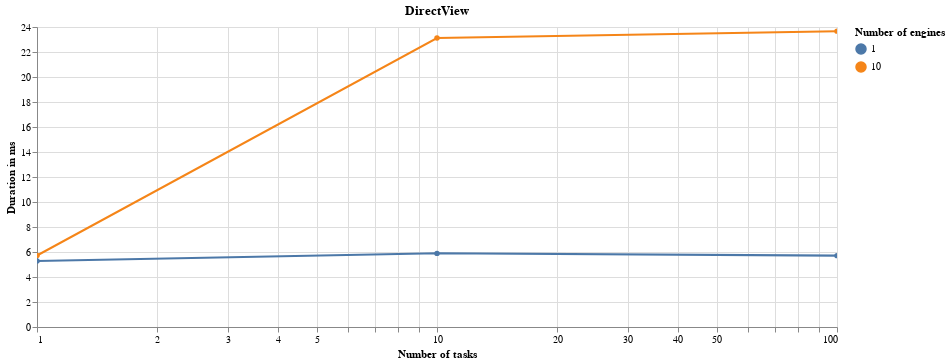
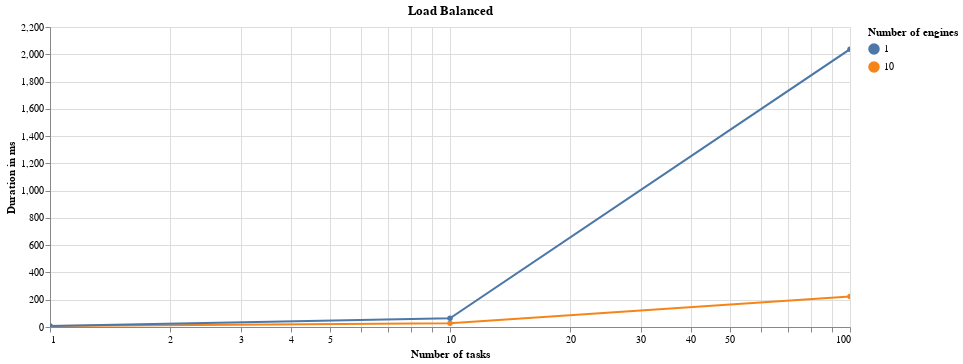
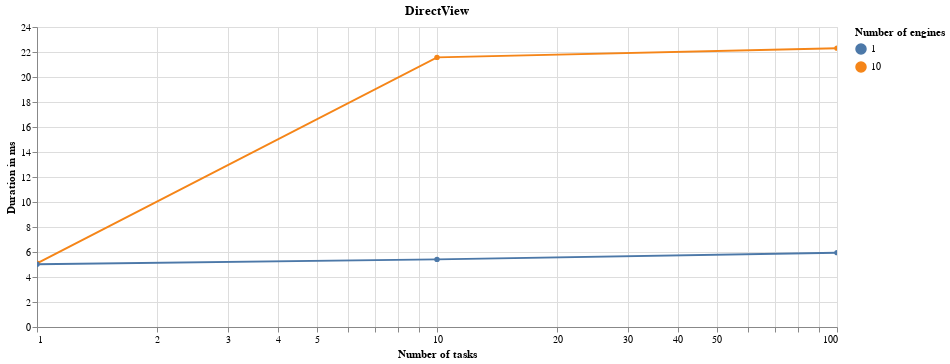
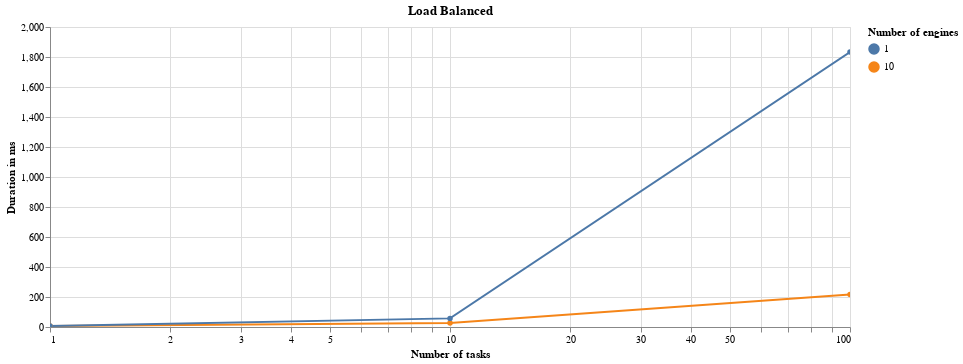

Here is the notebook cell these charts were saved with, in order:
### Code cell
source = get_time_n_tasks_source(benchmark_results)
for delay, result_for_delay in source.items():
    display(Markdown(f'### With a delay of {ms_to_seconds(delay)}s. :'))
    
    for core_num, results in sorted(result_for_delay.items(), key=lambda key: key[0]):            
        display(Markdown(f'#### {core_num} cores:'))
        alt.Chart(
            pd.DataFrame(results['direct_view'])
        ).mark_line(point=True).encode(
            alt.X(
                'Number of tasks',
                scale=alt.Scale(type='log')
            ),
            y='Duration in ms',
            color='Number of engines:N',
            tooltip='Duration in ms'            
        ).properties(
            title=f'DirectView',
            width=800
        ).interactive().display(renderer='svg')
        
        alt.Chart(
            pd.DataFrame(results['load_balanced'])
        ).mark_line(point=True).encode(
            alt.X(
                'Number of tasks',
                scale=alt.Scale(type='log')
            ),
            y='Duration in ms',
            color='Number of engines:N',
            tooltip='Duration in ms'            
        ).properties(
            title=f'Load Balanced',
            width=800
        ).interactive().display(renderer='svg')

### Figure 1 — Vega-Lite specification as saved in the notebook (floating-point values rounded to 4 significant figures)
{"$schema": "https://vega.github.io/schema/vega-lite/v3.4.0.json", "config": {"mark": {"tooltip": null}, "view": {"height": 300, "width": 400}}, "data": {"name": "data-f16768ab884d26859c23a307622c42a7"}, "datasets": {"data-f16768ab884d26859c23a307622c42a7": [{"Duration in ms": 5.72, "Number of engines": 10, "Number of tasks": 1}, {"Duration in ms": 23.12, "Number of engines": 10, "Number of tasks": 10}, {"Duration in ms": 23.67, "Number of engines": 10, "Number of tasks": 100}, {"Duration in ms": 5.28, "Number of engines": 1, "Number of tasks": 1}, {"Duration in ms": 5.89, "Number of engines": 1, "Number of tasks": 10}, {"Duration in ms": 5.71, "Number of engines": 1, "Number of tasks": 100}]}, "encoding": {"color": {"field": "Number of engines", "type": "nominal"}, "tooltip": {"field": "Duration in ms", "type": "quantitative"}, "x": {"field": "Number of tasks", "scale": {"type": "log"}, "type": "quantitative"}, "y": {"field": "Duration in ms", "type": "quantitative"}}, "mark": {"point": true, "type": "line"}, "selection": {"selector025": {"bind": "scales", "encodings": ["x", "y"], "type": "interval"}}, "title": "DirectView", "width": 800}

### Figure 2 — Vega-Lite specification as saved in the notebook (floating-point values rounded to 4 significant figures)
{"$schema": "https://vega.github.io/schema/vega-lite/v3.4.0.json", "config": {"mark": {"tooltip": null}, "view": {"height": 300, "width": 400}}, "data": {"name": "data-3266fbbbf1e794218450cdf1a36ca153"}, "datasets": {"data-3266fbbbf1e794218450cdf1a36ca153": [{"Duration in ms": 7.44, "Number of engines": 10, "Number of tasks": 1}, {"Duration in ms": 27.44, "Number of engines": 10, "Number of tasks": 10}, {"Duration in ms": 224.0, "Number of engines": 10, "Number of tasks": 100}, {"Duration in ms": 7.64, "Number of engines": 1, "Number of tasks": 1}, {"Duration in ms": 64.28, "Number of engines": 1, "Number of tasks": 10}, {"Duration in ms": 2037.0, "Number of engines": 1, "Number of tasks": 100}]}, "encoding": {"color": {"field": "Number of engines", "type": "nominal"}, "tooltip": {"field": "Duration in ms", "type": "quantitative"}, "x": {"field": "Number of tasks", "scale": {"type": "log"}, "type": "quantitative"}, "y": {"field": "Duration in ms", "type": "quantitative"}}, "mark": {"point": true, "type": "line"}, "selection": {"selector026": {"bind": "scales", "encodings": ["x", "y"], "type": "interval"}}, "title": "Load Balanced", "width": 800}

### Figure 3 — Vega-Lite specification as saved in the notebook (floating-point values rounded to 4 significant figures)
{"$schema": "https://vega.github.io/schema/vega-lite/v3.4.0.json", "config": {"mark": {"tooltip": null}, "view": {"height": 300, "width": 400}}, "data": {"name": "data-93820a84063f7e1a48b5366631720eaf"}, "datasets": {"data-93820a84063f7e1a48b5366631720eaf": [{"Duration in ms": 5.1, "Number of engines": 10, "Number of tasks": 1}, {"Duration in ms": 21.57, "Number of engines": 10, "Number of tasks": 10}, {"Duration in ms": 22.31, "Number of engines": 10, "Number of tasks": 100}, {"Duration in ms": 5.02, "Number of engines": 1, "Number of tasks": 1}, {"Duration in ms": 5.41, "Number of engines": 1, "Number of tasks": 10}, {"Duration in ms": 5.95, "Number of engines": 1, "Number of tasks": 100}]}, "encoding": {"color": {"field": "Number of engines", "type": "nominal"}, "tooltip": {"field": "Duration in ms", "type": "quantitative"}, "x": {"field": "Number of tasks", "scale": {"type": "log"}, "type": "quantitative"}, "y": {"field": "Duration in ms", "type": "quantitative"}}, "mark": {"point": true, "type": "line"}, "selection": {"selector027": {"bind": "scales", "encodings": ["x", "y"], "type": "interval"}}, "title": "DirectView", "width": 800}

### Figure 4 — Vega-Lite specification as saved in the notebook (floating-point values rounded to 4 significant figures)
{"$schema": "https://vega.github.io/schema/vega-lite/v3.4.0.json", "config": {"mark": {"tooltip": null}, "view": {"height": 300, "width": 400}}, "data": {"name": "data-68d088196dcdcd1965cdac7781a7ae2a"}, "datasets": {"data-68d088196dcdcd1965cdac7781a7ae2a": [{"Duration in ms": 7.29, "Number of engines": 10, "Number of tasks": 1}, {"Duration in ms": 26.17, "Number of engines": 10, "Number of tasks": 10}, {"Duration in ms": 215.9, "Number of engines": 10, "Number of tasks": 100}, {"Duration in ms": 7.11, "Number of engines": 1, "Number of tasks": 1}, {"Duration in ms": 57.47, "Number of engines": 1, "Number of tasks": 10}, {"Duration in ms": 1833.0, "Number of engines": 1, "Number of tasks": 100}]}, "encoding": {"color": {"field": "Number of engines", "type": "nominal"}, "tooltip": {"field": "Duration in ms", "type": "quantitative"}, "x": {"field": "Number of tasks", "scale": {"type": "log"}, "type": "quantitative"}, "y": {"field": "Duration in ms", "type": "quantitative"}}, "mark": {"point": true, "type": "line"}, "selection": {"selector028": {"bind": "scales", "encodings": ["x", "y"], "type": "interval"}}, "title": "Load Balanced", "width": 800}
